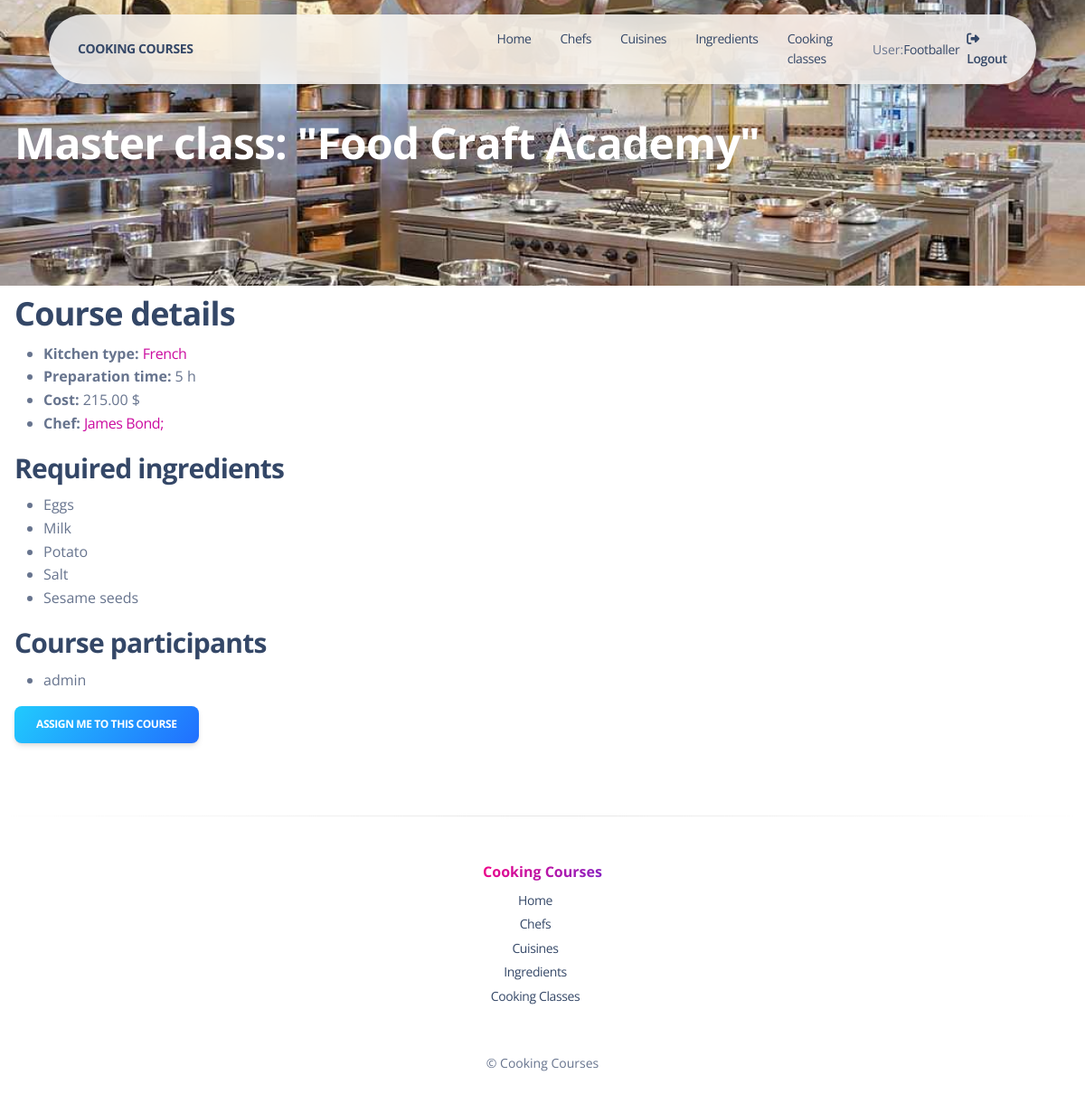
Page /cooking_classes/3/ (signed in) on the committed database.
### classes/models.py (models this page shows, shortened)
class Chef(AbstractUser):
    years_of_experience = models.IntegerField(
        default=0,
        validators=[MinValueValidator(0)]
    )
    class Meta:
        verbose_name = "chef"
        verbose_name_plural = "chefs"

class CookingClass(models.Model):
    title = models.CharField(max_length=255, unique=True)
    preparation_time = models.IntegerField(
        validators=[MinValueValidator(1)]
    )
    price = models.DecimalField(
        max_digits=10,
        decimal_places=2
    )
    cuisine = models.ForeignKey(
        Cuisine,
        on_delete=models.CASCADE,
        related_name="cooking_classes"
    )
    ingredients = models.ManyToManyField(
        Ingredient,
        related_name="cooking_classes"
    )
    chefs = models.ManyToManyField(
        Chef,
        related_name="cooking_classes"
    )
    students = models.ManyToManyField(
        Chef,
        related_name="joined_classes",
        blank=True
    )
    class Meta:
        verbose_name_plural = "cooking classes"
        ordering = ["title"]

class Cuisine(models.Model):
    name = models.CharField(max_length=255, unique=True)
    class Meta:
        ordering = ["name"]

class Ingredient(models.Model):
    name = models.CharField(
        max_length=255,
        unique=True,
        validators=[MinLengthValidator(3)]
    )
    is_allergen = models.BooleanField(default=False)
    class Meta:
        verbose_name = "ingredient"
        verbose_name_plural = "ingredients"
        ordering = ["name"]

### classes/views.py (the view)
class CookingClassDetailView(LoginRequiredMixin, generic.DetailView):
    model = CookingClass
    template_name = "classes/cooking_class_detail.html"
    context_object_name = "cooking_class"
    queryset = CookingClass.objects.select_related(
        "cuisine"
    ).prefetch_related("ingredients")

### templates/classes/cooking_class_detail.html (shortened to what this page needs)
{% extends "layouts/base_sections.html" %}
{% load static %}
{% block content %}
  <h1 class="pt-8 pb-8 text-white ps-3"
      style="background-image: url('{% static 'img/curved-images/cookingclass_detail.jpg' %}');
        background-size: cover;
        background-repeat: no-repeat;
        background-position: center">
    Master class: "{{ cooking_class.title }}"
  </h1>
  <section class="ms-3">
    <h2>Course details</h2>
    <ul>
      <li>
        <strong>Kitchen type:</strong>
        {% if cooking_class.cuisine %}
          <a style="color: var(--bs-link-color)"
             href="{% url 'classes:cuisine-detail' pk=cooking_class.cuisine.id %}">
            {{ cooking_class.cuisine.name }}
          </a>
          {% else %}
          No cuisine selected
        {% endif %}
      </li>
      <li><strong>Preparation time:</strong> {{ cooking_class.preparation_time }} h</li>
      <li><strong>Cost:</strong> {{ cooking_class.price }} $</li>
      <li>
        <div class="d-flex align-items-start">
          <strong class="me-1">Chef:</strong>
          <div class="d-flex flex-column">
            {% for chef in cooking_class.chefs.all %}
              <a style="color: var(--bs-link-color)" href="{% url 'classes:chef-detail' pk=chef.id %}">
                {{ chef.first_name }} {{ chef.last_name }};
              </a>
            {% endfor %}
          </div>
        </div>
      </li>
    </ul>
  </section>
  <section class="ms-3">
    <h3>Required ingredients</h3>
    {% if cooking_class.ingredients.all %}
      <ul>
        {% for ingredient in cooking_class.ingredients.all %}
          <li>{{ ingredient.name }}</li>
        {% endfor %}
      </ul>
    {% else %}
      <p>No ingredients are listed for this master class.</p>
    {% endif %}
  </section>
  <section class="ms-3">
    <h3>Course participants</h3>
    <ul>
      {% for student in cooking_class.students.all %}
        <li>{{ student.username }}</li>
      {% empty %}
        <li>No students yet</li>
      {% endfor %}
    </ul>
    {% if user.is_authenticated %}
      <form method="post" action="{% url 'classes:cooking-classes-toggle-assign' cooking_class.id %}">
        {% if user in cooking_class.students.all %}
          <button type="submit" class="btn btn-danger">
            Remove me from this course
          </button>
        {% else %}
          <button type="submit" class="btn btn-success bg-gradient-info">
            Assign me to this course
          </button>
        {% endif %}
      </form>
  {% endif %}
  </section>
{% endblock %}

### templates/layouts/base_sections.html (shortened to what this page needs)
{% load static %}
<!DOCTYPE html>
<html lang="en" itemscope itemtype="http://schema.org/WebPage">
<head>
<link href="{% static 'css/nucleo-icons.css' %}" rel="stylesheet" />
<link href="{% static 'css/nucleo-svg.css' %}" rel="stylesheet" />
<link href="{% static 'css/nucleo-svg.css' %}" rel="stylesheet" />
<link id="pagestyle" href="{% static 'css/soft-design-system.css' %}" rel="stylesheet" />
</head>
<body {% block body %}{% endblock body %} >
  {% block header %}
    {% include 'includes/navigation.html' %}
  {% endblock header %}
  {% block content %}{% endblock content %}
  {% block footer %}
    {% include 'includes/footer_background.html' %}
  {% endblock footer %}
</body>
</html>

### templates/includes/navigation.html (shortened to what this page needs)
{% load static %}
<div class="container position-sticky z-index-sticky top-0">
  <div class="row">
    <div class="col-12">
      <nav
        class="navbar navbar-expand-lg  blur blur-rounded top-0 z-index-fixed shadow position-absolute my-3 py-2 start-0 end-0 mx-4">
        <div class="container-fluid px-0">
          <a class="navbar-brand font-weight-bolder ms-sm-3"
            href={% url 'classes:index' %} rel="tooltip"
            title="Feel like a real PRO" data-placement="bottom">
            COOKING COURSES
          </a>
          <div class="collapse navbar-collapse pt-3 pb-2 py-lg-0 w-100" id="navigation">
            <ul class="navbar-nav navbar-nav-hover ms-lg-12 ps-lg-5 w-100">
              <li class="nav-item mx-2">
                <a class="nav-link ps-2 d-flex justify-content-between cursor-pointer align-items-center"
                  href={% url 'classes:index' %} aria-expanded="false">
                  Home
                </a>
              </li>
              <li class="nav-item mx-2">
                <a class="nav-link ps-2 d-flex justify-content-between cursor-pointer align-items-center"
                  href={% url 'classes:chef-list' %} aria-expanded="false">
                  Chefs
                </a>
              </li>
              <li class="nav-item mx-2">
                <a class="nav-link ps-2 d-flex justify-content-between cursor-pointer align-items-center"
                  href={% url 'classes:cuisine-list' %} aria-expanded="false">
                  Cuisines
                </a>
              </li>
              <li class="nav-item mx-2">
                <a class="nav-link ps-2 d-flex justify-content-between cursor-pointer align-items-center"
                  href={% url 'classes:ingredient-list' %} aria-expanded="false">
                  Ingredients
                </a>
              </li>
              <li class="nav-item mx-2">
                <a class="nav-link ps-2 d-flex justify-content-between cursor-pointer align-items-center"
                  href={% url 'classes:cooking-classes-list' %} aria-expanded="false">
                  Cooking classes
                </a>
              </li>
              {% if request.user.is_authenticated %}
              <li class="list-group-item ms-auto ps-2 d-flex cursor-pointer align-items-center text-sm">
                User: <a href="{{ user.get_absolute_url }}">{{ user.get_username }}</a>
              </li>
              <li class="nav-item ms-lg-auto">
                <a class="nav-link nav-link-icon me-2" href="{% url 'classes:logout-confirm' %}">
                  <i class="fa fa-sign-out me-1"></i>
                  <p class="d-inline text-sm z-index-1 font-weight-bold" data-bs-toggle="tooltip"
                     data-bs-placement="bottom" title="Logout">Logout</p>
                </a>
              </li>
              {% endif %}
            </ul>
          </div>
        </div>
      </nav>
    </div>
  </div>
</div>

### templates/includes/footer_background.html
{% load static %}
<footer class="footer pt-5">
  <hr class="horizontal dark mb-5">
  <div class="container">
    <div class=" row">
      <div class="col-md-2 col-sm-6 col-6 mb-4 mx-auto">
        <div>
          <h6 class="text-gradient text-primary font-weight-bolder text-center">Cooking Courses</h6>
          <ul class="flex-column ms-n3 nav text-center">
            <li class="nav-item">
              <a class="nav-link" href="{% url 'classes:index' %}">
                Home
              </a>
            </li>
            <li class="nav-item">
              <a class="nav-link" href="{% url 'classes:chef-list' %}">
                Chefs
              </a>
            </li>
            <li class="nav-item">
              <a class="nav-link" href="{% url 'classes:cuisine-list' %}">
                Cuisines
              </a>
            </li>
            <li class="nav-item">
              <a class="nav-link" href="{% url 'classes:ingredient-list' %}">
                Ingredients
              </a>
            </li>
            <li class="nav-item">
              <a class="nav-link" href="{% url 'classes:cooking-classes-list' %}">
                Cooking Classes
              </a>
            </li>
          </ul>
        </div>
      </div>
      <div class="col-12">
        <div class="text-center">
          <p class="my-4 text-sm">
            &copy; Cooking Courses
          </p>
        </div>
      </div>
    </div>
  </div>
</footer>

### templates/includes/scripts.html (shortened to what this page needs)
  {% load static %}

### rows in the picture
Chef: get_username "Footballer"
CookingClass: title "Food Craft Academy", cuisine.name "French", preparation_time "5", price "215.00"
Chef: first_name "James", last_name "Bond"
Ingredient: name "Eggs"
Ingredient: name "Milk"
Ingredient: name "Potato"
Ingredient: name "Salt"
Ingredient: name "Sesame seeds"
Chef: username "admin"
